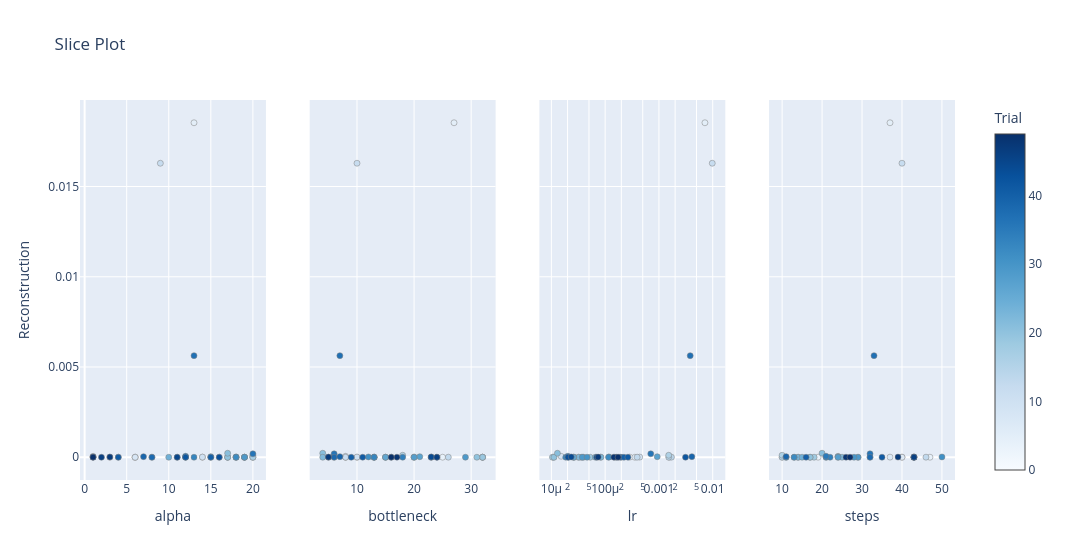

Notebook code cell kept with this figure:
### Code cell
optuna.visualization.plot_slice(study,target=lambda t: t.values[0], target_name="Reconstruction")
